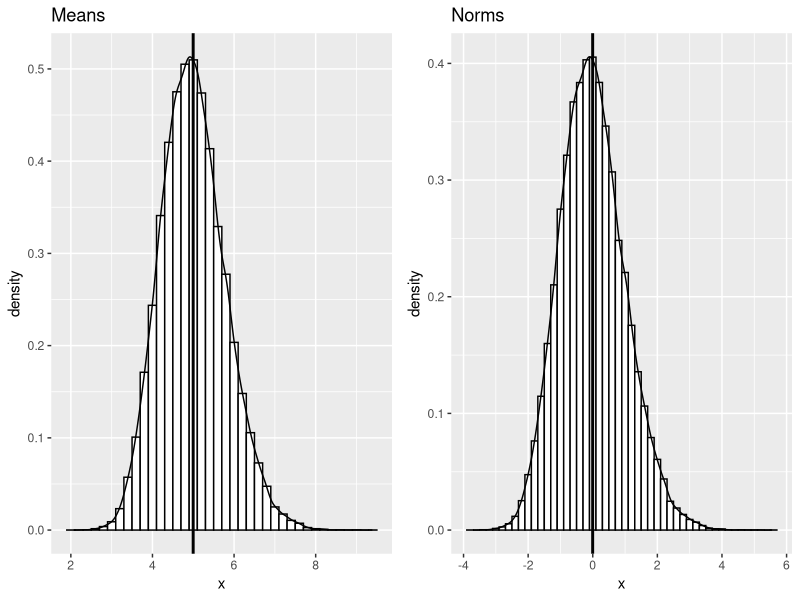
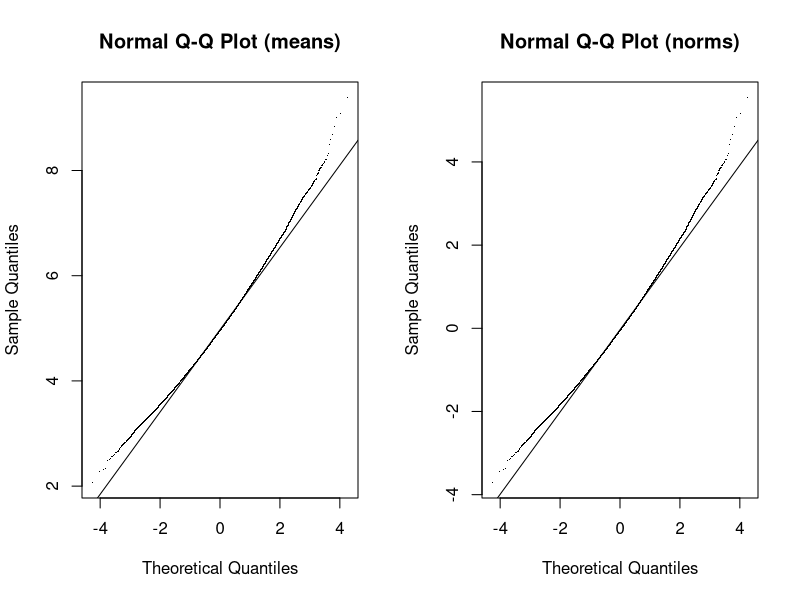
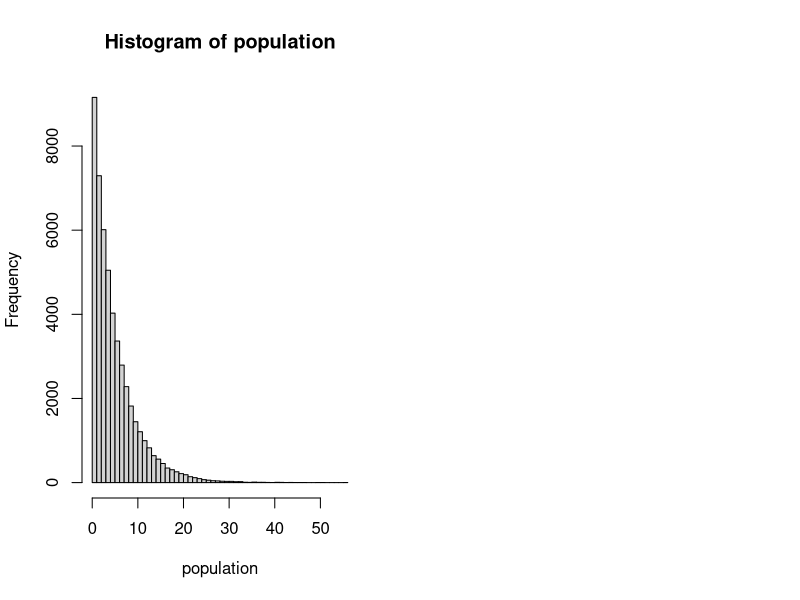

R code for these plots, in order:
## ---- chunk 1

    library(ggplot2);
    library(grid);

    multiplot <- function(..., plotlist = NULL, file, cols = 1, layout = NULL) {

        # Make a list from the ... arguments and plotlist
        plots <- c(list(...), plotlist)

        numPlots = length(plots)

        # If layout is NULL, then use 'cols' to determine layout
        if (is.null(layout)) {

            # Make the panel
            # ncol: Number of columns of plots
            # nrow: Number of rows needed, calculated from # of cols
            layout <- matrix(seq(1, cols * ceiling(numPlots / cols)),
            ncol = cols, nrow = ceiling(numPlots / cols))
        }

        if (numPlots==1) {

            print(plots[[1]])

        } else {

            # Set up the page
            grid.newpage()
            pushViewport(viewport(layout = grid.layout(nrow(layout), ncol(layout))))

            # Make each plot, in the correct location
            for (i in 1:numPlots) {
    
                # Get the i,j matrix positions of the regions that contain this subplot
                matchidx <- as.data.frame(which(layout == i, arr.ind = TRUE))

                print(plots[[i]], vp = viewport(layout.pos.row = matchidx$row,
                layout.pos.col = matchidx$col))
            }
        }
    }

## ---- chunk 2

    lambda    <- 0.2;
    mean      <- 1 / lambda;
    var       <- 1 / lambda^2;
    sd        <- 1 / lambda;

## ---- chunk 3

    n         <- 40;
    count     <- 50000;

    mean_s    <- mean;
    var_s     <- var / n;
    sd_s      <- sd / sqrt(n);

    normalize <- function(x) (mean(x) - mean_s) / sd_s;

    samples   <- matrix(rexp(count * n, rate = lambda), nrow = count, ncol = n);
    means     <- data.frame(x = apply(samples, 1, mean));
    norms     <- data.frame(x = apply(samples, 1, normalize));

## ---- chunk 4

    values            <- c(mean(means$x), var(means$x), sd(means$x), mean_s, var_s, sd_s);
    compare           <- matrix(values, nrow = 3, ncol = 2, byrow = FALSE);
    colnames(compare) <- c('simulated', 'theoretical');
    rownames(compare) <- c('mean', 'variance', 'standard deviation');

    compare;
    summary(means);
    summary(norms);

## ---- chunk 5

    plot1 <- ggplot(data = means, aes(x = x));
    plot1 <- plot1 + geom_histogram(aes(y = ..density..), 
                                    binwidth = 0.2, color = 'black', fill = 'white');
    plot1 <- plot1 + geom_density(alpha = 0.2);
    plot1 <- plot1 + geom_vline(aes(xintercept = mean(means$x)), 
                                color = 'black', size = 1);
    plot1 <- plot1 + ggtitle("Means");

    plot2 <- ggplot(data = norms, aes(x = x));
    plot2 <- plot2 + geom_histogram(aes(y = ..density..), 
                                    binwidth = 0.2, color = 'black', fill = 'white');
    plot2 <- plot2 + geom_density(alpha = 0.2);
    plot2 <- plot2 + geom_vline(aes(xintercept = mean(norms$x)), 
                                color = 'black', size = 1);
    plot2 <- plot2 + ggtitle("Norms");

    multiplot(plot1, plot2, cols = 2);

## ---- chunk 6

    par(mfrow = c(1, 2));

    qqnorm(means$x, pch = '.', main = "Normal Q-Q Plot (means)");
    qqline(means$x);

    qqnorm(norms$x, pch = '.', main = "Normal Q-Q Plot (norms)");
    qqline(norms$x);

## ---- chunk 7

    population <- rexp(50000, rate = lambda);
    hist(population, breaks = 60);

